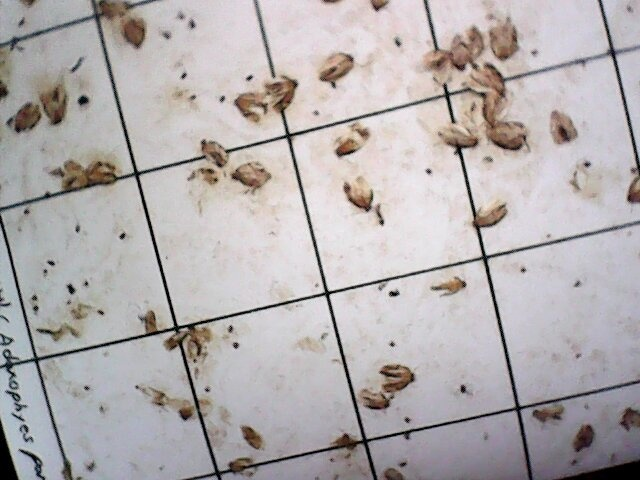
#> input picture haarTraining/positive/rawdata/2.bmp, 640 x 480 px
$ python haar_positive.py
#> lines starting #> are read from the running program, lines starting #| are printed output that depends on the picture
### haarTraining/data_making.py
import os
import time
import sys
import platform
import cv2
import numpy as np


def training_data_making(img_file, thresh_size, distance_threshold, newFile):  #img_file: file name

####################################################################################################
#> called with img_file = 'haarTraining/positive/rawdata/2.bmp', thresh_size = 500, distance_threshold = 10, newFile = False
    im_in = cv2.imread(img_file, cv2.IMREAD_COLOR)
#> im_in is the input picture: shape (480, 640, 3); mean B, G, R 174.7, 173.9, 179.1
    if im_in is None:
        raise NameError('in roi function, incorrect filename, address or empty file')
    img_YUV = cv2.cvtColor(im_in, cv2.COLOR_BGR2YUV)
#> img_YUV: shape (480, 640, 3); mean of channels 0, 1, 2 175.6, 127.5, 131.2
    y = img_YUV[:,:,0]

    rows = y.shape[0]
#> rows = 480
    cols = y.shape[1]
#> cols = 640

    ### illumination elements reflectance elements
    imgLog = np.log1p(np.array(y, dtype='float') / 255) #
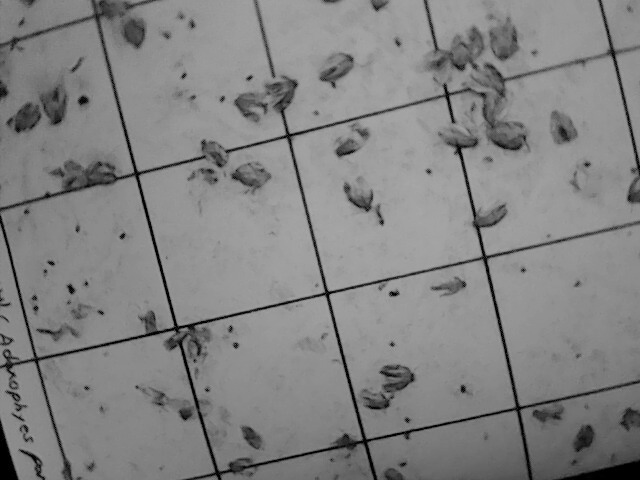
#> imgLog: shape (480, 640) float64; min 0, max 0.679, mean 0.517

    M = 2*rows + 1
#> M = 961
    N = 2*cols + 1
#> N = 1281
    sigma = 10
    (X, Y) = np.meshgrid(np.linspace(0, N-1, N), np.linspace(0, M-1, M))
    Xc = np.ceil(N/2)
#> Xc = 641
    Yc = np.ceil(M/2)
#> Yc = 481
    gaussianNumerator = (X - Xc)**2 + (Y - Yc)**2

    LPF = np.exp(-gaussianNumerator / (2*sigma*sigma))
    HPF = 1 - LPF

    LPF_shift = np.fft.ifftshift(LPF.copy())
    HPF_shift = np.fft.ifftshift(HPF.copy())
    img_FFT = np.fft.fft2(imgLog.copy(), (M, N))
    img_LF = np.real(np.fft.ifft2(img_FFT.copy() * LPF_shift, (M, N)))
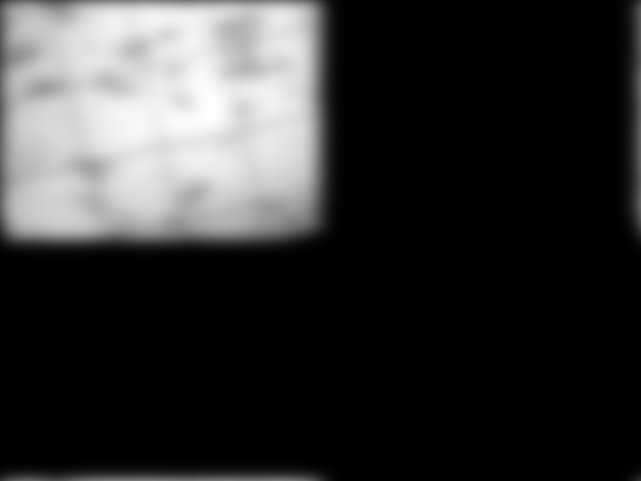
#> img_LF: shape (961, 1281) float64 (shown at 1/2 size); min -4.73e-16, max 0.627, mean 0.128; drawn with min black and max white
    img_HF = np.real(np.fft.ifft2(img_FFT.copy() * HPF_shift, (M, N)))
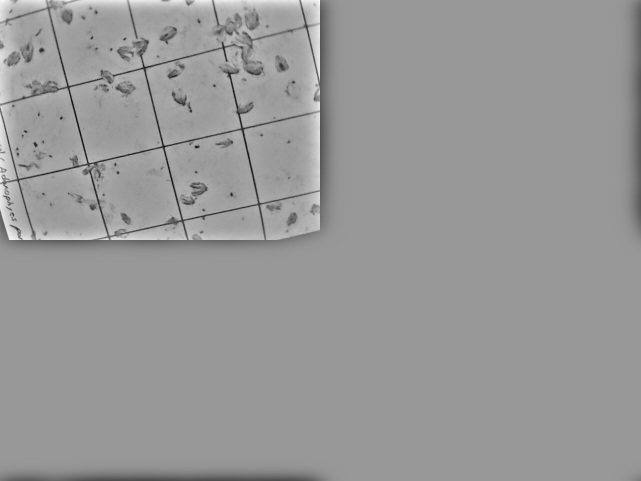
#> img_HF: shape (961, 1281) float64 (shown at 1/2 size); min -0.593, max 0.401, mean 0.00128; drawn with min black and max white

    gamma1 = 0.3
    gamma2 = 1.0
    img_adjusting = gamma1*img_LF[0:rows, 0:cols] + gamma2*img_HF[0:rows, 0:cols]

    img_exp = np.expm1(img_adjusting) # exp(x) + 1
    img_exp = (img_exp - np.min(img_exp)) / (np.max(img_exp) - np.min(img_exp))
    img_out = np.array(255*img_exp, dtype = 'uint8')

    img_YUV[:,:,0] = img_out
#> img_YUV: shape (480, 640, 3); mean of channels 0, 1, 2 152.3, 127.5, 131.2
    result = cv2.cvtColor(img_YUV, cv2.COLOR_YUV2BGR)


####################################################################################################

    im_color=result.copy()
    im_in = cv2.cvtColor(result, cv2.COLOR_BGR2GRAY)
#> im_in: shape (480, 640)
    clahe = cv2.createCLAHE(clipLimit=2.0, tileGridSize=(8,8))
    im_in = clahe.apply(im_in)
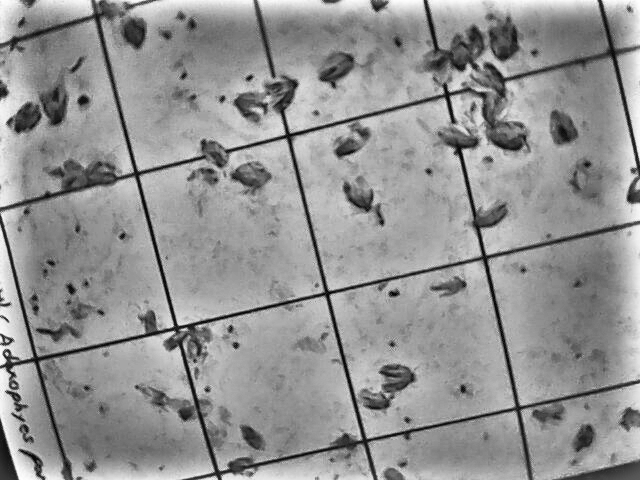
#> im_in: shape (480, 640); min 1, max 255, mean 147.6
    if im_in is None:
        raise NameError('in roi function, incorrect filename, address or empty file')
    cv2.imshow("original img",im_in)
    cv2.waitKey(0)
    cv2.destroyAllWindows()

    black_line_flag=True
    black_line_threshold=0
    black_line_previous=im_in.copy()
    black_line_choice=0
    while black_line_flag==True:
        print("from now, we are going to remove balck grid into white")
        print("1: threshold +1 ")
        print("2: threshold +10 ")
        print("3: threshold +50 ")
        print("4: threshold -1 ")
        print("5: threshold -10 ")
        print("6: threshold -50 ")
        print("7: prior state")
        print("8: done")
        try:
            black_line_choice=raw_input()
        except:
            black_line_choice=str(input())
        print("you chose"+black_line_choice)
        if(black_line_choice=="8"):
            black_line_flag=False
            break
        elif (black_line_choice=="7"):
            im_in=black_line_previous.copy()
            cv2.imshow("previous img",im_in)
            cv2.imshow("previous img?",black_line_previous)
            cv2.waitKey(0)
            cv2.destroyAllWindows()
            continue
        elif (black_line_choice=="1"):
            black_line_threshold+=1
        elif (black_line_choice=="2"):
            black_line_threshold+=10
        elif (black_line_choice=="3"):
            black_line_threshold+=50
        elif (black_line_choice=="4"):
            black_line_threshold-=1
        elif (black_line_choice=="5"):
            black_line_threshold-=10
        elif (black_line_choice=="6"):
            black_line_threshold-=50
        black_line_previous=im_in.copy()

        hsv = cv2.cvtColor(im_color, cv2.COLOR_BGR2HSV)
#> hsv: shape (480, 640, 3); mean H, S, V 90.6, 18.9, 158.4
        h,s,v = cv2.split(hsv)
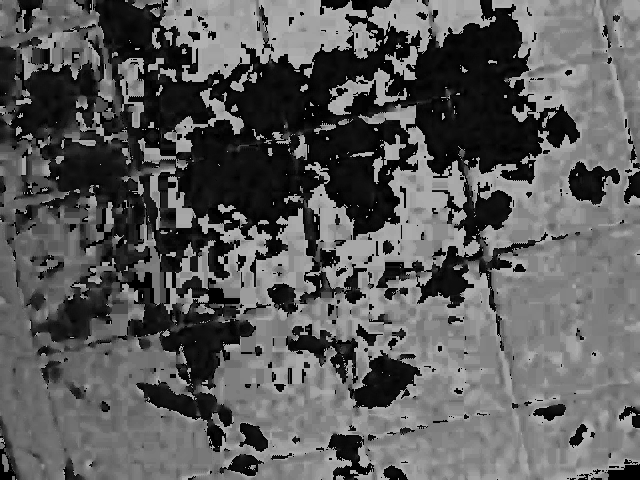
#> h: shape (480, 640); min 0, max 179, mean 90.6
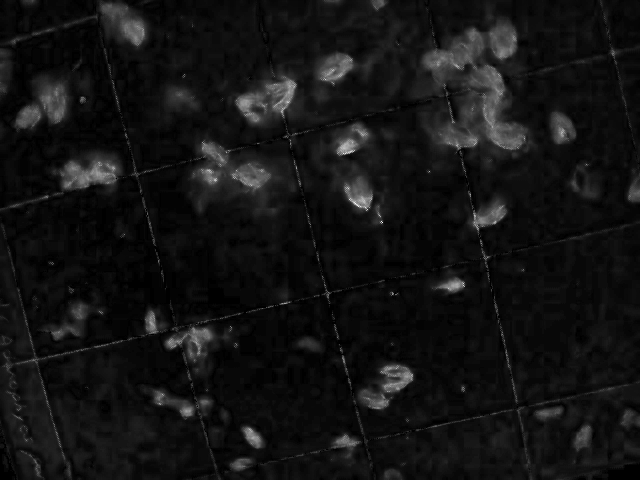
#> s: shape (480, 640); min 0, max 255, mean 18.9
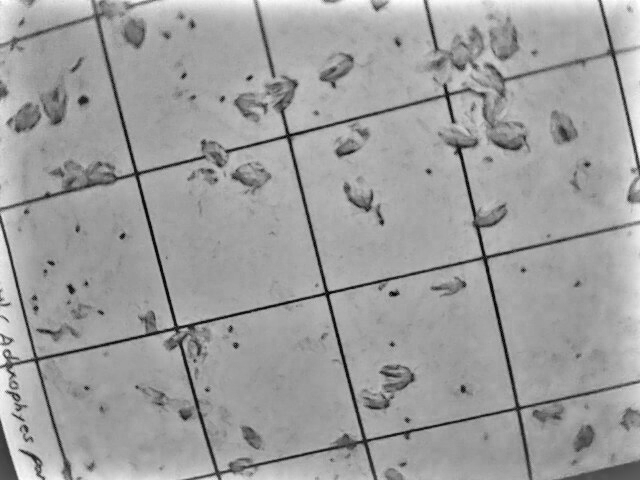
#> v: shape (480, 640); min 1, max 255, mean 158.4
        mask = cv2.inRange(v,black_line_threshold,255)
#> mask: shape (480, 640); every value is 255
        mask_inv=cv2.bitwise_not(mask)
#> mask_inv: shape (480, 640); every value is 0
        result= mask_inv | im_in.copy()
        cv2.imshow("removed?",result)
        cv2.waitKey(0)
        cv2.destroyAllWindows()

    threshold_flag=True
    threshold_choice="0"
    threshold_threshold=51
    while threshold_flag==True:
        print("from now, we are going to make background white and target black")
        print("please read each window name carefully")
        print("1: threshold +1 ")
        print("2: threshold +10 ")
        print("3: threshold +50 ")
        print("4: threshold -1 ")
        print("5: threshold -10 ")
        print("6: threshold -50 ")
        print("7: done")
        try:
            threshold_choice=raw_input()
        except:
            threshold_choice=str(input())


        print("you chose"+threshold_choice)
        if(threshold_choice=="7"):
            threshold_flag=False
            break
        elif (threshold_choice=="1"):
            threshold_threshold+=1
        elif (threshold_choice=="2"):
            threshold_threshold+=10
        elif (threshold_choice=="3"):
            threshold_threshold+=50
        elif (threshold_choice=="4"):
            threshold_threshold-=1
        elif (threshold_choice=="5"):
            threshold_threshold-=10
        elif (threshold_choice=="6"):
            threshold_threshold-=50
        print("current threshold is :"+str(threshold_threshold))

        th, im_th = cv2.threshold(result, 253, 255, cv2.THRESH_BINARY)
        # cv2.imshow("line white?", im_th)
        # cv2.waitKey(0)
        # cv2.destroyAllWindows()
        hsv1 = cv2.cvtColor(im_color, cv2.COLOR_BGR2HSV)
        h1,s1,v1 = cv2.split(hsv1)
        mask1 = cv2.inRange(v1,threshold_threshold,255)
        cv2.imshow("background white and bug black?", mask1)
        cv2.waitKey(0)
        cv2.destroyAllWindows()
        for_now=mask1 | im_th    # -> line and background: 255, left : black

        # cv2.imshow("background including grid white?", for_now)
        # cv2.waitKey(0)
        # cv2.destroyAllWindows()     #for check whether filtering has proccessed well

        im_floodfill = for_now.copy()
        h, w = im_floodfill.shape[:2]
        mask = np.zeros((h+2, w+2), np.uint8)
        cv2.floodFill(for_now, mask, (0,0), 255)
        # [4 lines of commented-out code are left out]
        im_out=for_now.copy()
        # cv2.imshow("or merge", im_out)
        # cv2.waitKey(0)
        # cv2.destroyAllWindows()
        th, im_twocol = cv2.threshold(im_out, threshold_threshold, 255, cv2.THRESH_BINARY)   ## use  filter again
        kernel = np.ones((5,5),np.uint8)
        closing = cv2.morphologyEx(im_twocol, cv2.MORPH_CLOSE, kernel)
        closing = cv2.morphologyEx(closing, cv2.MORPH_OPEN, kernel)
        for i in range(1):
            closing = cv2.morphologyEx(closing, cv2.MORPH_CLOSE, kernel)
            closing = cv2.morphologyEx(closing, cv2.MORPH_OPEN, kernel)

        th, im_otsu = cv2.threshold(closing, 10, 255, cv2.THRESH_BINARY+cv2.THRESH_OTSU)
        cv2.imshow("done? -background : white, else: balck", im_otsu)
        cv2.waitKey(0)
        cv2.destroyAllWindows()     #for check whether filtering has proccessed well
        final=cv2.bitwise_not(im_otsu)
        output= cv2.connectedComponentsWithStats(final) # 4 or 8
    print(output[0])

    data_list=[]
    data_img=[]
    for i in range(1,output[0]):
        if (output[2][i,cv2.CC_STAT_AREA]<thresh_size):
            continue
        x0=output[2][i,cv2.CC_STAT_LEFT]
        y0=output[2][i,cv2.CC_STAT_TOP]
        x=output[2][i,cv2.CC_STAT_WIDTH]
        y=output[2][i,cv2.CC_STAT_HEIGHT]
        cv2.rectangle(im_otsu,(x0,y0),(x0+x,y0+y),(0,0,0),10)
        flag=True
        flagg=True
        for j in range(len(data_list)):
            x_y=data_list[j].split(',')
            x1=int(x_y[0])
            y1=int(x_y[1])
            x_len=int(x_y[2])
            y_len=int(x_y[3])
            if (((x0-x1)*(x0-x1)+(y0-y1)*(y0-y1))<distance_threshold):
                if (((x-x_len)*(x-x_len)+(y-y_len)*(y-y_len))<distance_threshold):
                    flag=False
            # [7 lines of commented-out code are left out]
        subimg=im_color[y0:y+y0,x0:x+x0]
        if flag==True:
            # if flagg==False:
            #     subimg=im_color[y0:newy,x0:newx]
            data_img.append(subimg)
            data_list.append(str(x0)+','+str(y0)+','+str(x)+','+str(y))
        # # if imageShow == True:
        # cv2.imshow("sub",subimg)
        # cv2.waitKey(0)
        # cv2.destroyAllWindows()
    print(len(data_list))

    # new_data=[]
    return data_list
# training_data_making("/Users/moojin/Dropbox/Codes/python/pest_monitoring/Picture/MJPG/3_2.png", thresh_size=500, distance_threshold=10,newFile=True)
# training_data_making("/Users/moojin/Dropbox/Codes/python/figure2.jpg", thresh_size=500, distance_threshold=10,newFile=True)

### haarTraining/haar_positive.py
from data_making import training_data_making
import time
import os
# import dlib
import cv2
import numpy as np
try: #python3
    from urllib.request import urlopen
except: #python2
    from urllib import urlopen
ix,iy=-1,-1
down=False
up=False
result_lst=[]
def haar_training(data,sizethreshold,distance_threshold,autoSetting=False,hlist=[[0,180]],sup=254,sdown=1,vup=254,vdown=1
,Save=False,imageShow=False,BugName=["1","2","3","4"],newFile=False,saveImage=False):
    imgname=data
    global ix
    global iy
    global up
    global down
    global result_lst
    each_data=training_data_making(data,sizethreshold,distance_threshold,newFile)
    print(each_data)
    test_image=cv2.imread(data,cv2.IMREAD_COLOR)
    confirm_image=cv2.imread(data,cv2.IMREAD_COLOR)
    original_image=cv2.imread(data,cv2.IMREAD_COLOR)
    def draw_box(event, x, y, flags, param, img=test_image):
        global ix, iy
        global down, up
        global result_lst
        # while(event != cv2.EVENT_LBUTTONDOWN):
        if event== cv2.EVENT_LBUTTONDOWN:
            ix,iy=x,y
            up=True
                # break
            print("dddddddddddddddddddd")
        if event == cv2.EVENT_LBUTTONUP:
            ex,ey=x,y
            cv2.rectangle(confirm_image, (ix, iy), (ex, ey), (255,255,255), 5)
            component=str(ix)+","+str(iy)+","+str(ex-ix)+","+str(ey-iy)
            result_lst.append(component)
            down=True
            # test_image=confirm_image.copy()
            print("uuuuuuuuuu")
        # print("#########################################################end")
    # result_lst=[]
    for i in range(len(each_data)):
        test_image=confirm_image.copy()
        data=each_data[i]
        x_y=data.split(',')
        x1=int(x_y[0])
        y1=int(x_y[1])
        x_len=int(x_y[2])
        y_len=int(x_y[3])
        cv2.rectangle(test_image,(x1,y1),(x1+x_len,y1+y_len),(255,0,0),5)
        cv2.imshow("press y if u want pass, n if not, e if u want edit, r to remove last box",test_image)
        cha=cv2.waitKey(0)      #press y: 121 if okay, n:110 if not, e:101 to edit. space for every turn:32 at the end of editing, press e again, r:114 to remove
        cv2.destroyAllWindows()
        if (cha==114):
            # while (cha==114):
            result_lst.pop()
            # cha=cv2.waitKey(0)
            confirm_image=original_image.copy()
            for j in result_lst:
                # print("ho!")
                x_y1=j.split(',')
                x11=int(x_y1[0])
                y11=int(x_y1[1])
                x_len1=int(x_y1[2])
                y_len1=int(x_y1[3])
                cv2.rectangle(confirm_image,(x11,y11),(x11+x_len1,y11+y_len1),(255,255,255),5)
            test_image=confirm_image.copy()
            cv2.imshow("press y if u want pass, n if not, e if u want edit, r to remove last box",test_image)
            cha=cv2.waitKey(0)      #press y: 121 if okay, n:110 if not, e:101 to edit. space for every turn:32 at the end of editing, press e again
            cv2.destroyAllWindows()
        if (cha==121):
            result_lst.append(data)                                 ######haar training file check and change this one as that form
            cv2.rectangle(confirm_image,(x1,y1),(x1+x_len,y1+y_len),(255,255,255),5)
        elif(cha==110):
            continue
        elif(cha==101):
            termination=0
            ix,iy=-1,-1
            up=False
            down=False
            while (termination!=101):
                cv2.namedWindow("draw with mouse")
                cv2.setMouseCallback("draw with mouse", draw_box)
                cv2.imshow("draw with mouse",test_image)
                termination=cv2.waitKey(1)
    cv2.destroyAllWindows()
    cv2.imshow("from now, add untracked objects by drawing",confirm_image) #d: 100 space: 32
    cha=cv2.waitKey(0)
    cv2.destroyAllWindows()
    while (cha!=100):
        termination=0
        # ix,iy=-1,-1
        up=False
        down=False
        # while (termination!=100):
        cv2.namedWindow("If there's no more objects, press d. To add more objects, press space for every turn")
        cv2.setMouseCallback("If there's no more objects, press d. To add more objects, press space for every turn", draw_box)
        cv2.imshow("If there's no more objects, press d. To add more objects, press space for every turn",confirm_image)
        cha=cv2.waitKey(1)
        # cv2.destroyAllWindows()
        # cv2.imshow("If there's no more objects, press d. To add more objects, press space for every turn",confirm_image) #d: 100 space: 32
        # cha=cv2.waitKey(1)      #press y: 121 if okay, n:110 if not, e:101 to edit. space for every turn:32 at the end of editing, press e again
    cv2.destroyAllWindows()
    filedir=os.getcwd()

    getname=imgname.split('/')
    name=getname[-1]
    realname=name.split('.')
    realname=realname[0]

    current_dir=os.getcwd()
    target_dir=current_dir+"/positive"

    txt_name=target_dir+"/info"+".txt"
    try:
        f = open(txt_name, 'a')
    except:
        f = open(txt_name,'w')
    f.write("rawdata/"+name)
    for i in range(len(result_lst)):
        element=result_lst[i].split(',')
        f.write(" "+element[0]+" "+element[1]+" "+element[2]+" "+element[3])
    f.write('\n')
    f.close()
    return result_lst

current_dir=os.getcwd()
target_dir=current_dir+"/positive/rawdata/"
dirlist=os.listdir(target_dir)
for i in dirlist:
#> (the run stopped early here; a loop or call above may not have finished)
